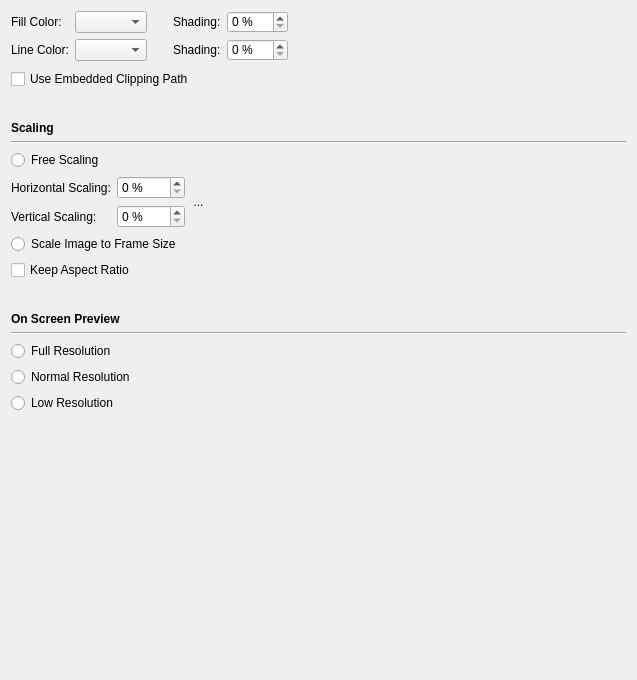
         <widget class="QWidget" name="scrollAreaWidgetContents_2">
          <property name="geometry">
           <rect>
            <x>0</x>
            <y>0</y>
            <width>637</width>
            <height>680</height>
           </rect>
          </property>
          <layout class="QFormLayout" name="formLayout_6">
           <item row="0" column="0">
            <layout class="QGridLayout" name="gridLayout_6">
             <item row="1" column="4">
              <widget class="QSpinBox" name="imageFrameLineShadingSpinBox">
               <property name="suffix">
                <string> %</string>
               </property>
               <property name="maximum">
                <number>100</number>
               </property>
              </widget>
             </item>
             <item row="1" column="0">
              <widget class="QLabel" name="imageLineColorLabel">
               <property name="text">
                <string>Line Color:</string>
               </property>
              </widget>
             </item>
             <item row="0" column="3">
              <widget class="QLabel" name="imageFillShadingLabel">
               <property name="text">
                <string>Shading:</string>
               </property>
              </widget>
             </item>
             <item row="0" column="0">
              <widget class="QLabel" name="imageFillColorLabel">
               <property name="text">
                <string>Fill Color:</string>
               </property>
              </widget>
             </item>
             <item row="0" column="1">
              <widget class="ColorCombo" name="imageFrameFillColorComboBox"/>
             </item>
             <item row="1" column="3">
              <widget class="QLabel" name="imageLineColorShadeLabel">
               <property name="text">
                <string>Shading:</string>
               </property>
              </widget>
             </item>
             <item row="0" column="4">
              <widget class="QSpinBox" name="imageFrameFillShadingSpinBox">
               <property name="suffix">
                <string> %</string>
               </property>
               <property name="maximum">
                <number>100</number>
               </property>
              </widget>
             </item>
             <item row="1" column="1">
              <widget class="ColorCombo" name="imageFrameLineColorComboBox"/>
             </item>
             <item row="0" column="2" rowspan="2">
              <spacer name="horizontalSpacer_16">
               <property name="orientation">
                <enum>Qt::Horizontal</enum>
               </property>
               <property name="sizeType">
                <enum>QSizePolicy::Fixed</enum>
               </property>
               <property name="sizeHint" stdset="0">
                <size>
                 <width>20</width>
                 <height>20</height>
                </size>
               </property>
              </spacer>
             </item>
            </layout>
           </item>
           <item row="0" column="1">
            <spacer name="horizontalSpacer_3">
             <property name="orientation">
              <enum>Qt::Horizontal</enum>
             </property>
             <property name="sizeType">
              <enum>QSizePolicy::Expanding</enum>
             </property>
             <property name="sizeHint" stdset="0">
              <size>
               <width>40</width>
               <height>20</height>
              </size>
             </property>
            </spacer>
           </item>
           <item row="1" column="0">
            <widget class="QCheckBox" name="imageUseEmbeddedClippingPathCheckBox">
             <property name="text">
              <string>Use Embedded Clipping Path</string>
             </property>
            </widget>
           </item>
           <item row="2" column="0">
            <spacer name="verticalSpacer_4">
             <property name="orientation">
              <enum>Qt::Vertical</enum>
             </property>
             <property name="sizeType">
              <enum>QSizePolicy::Fixed</enum>
             </property>
             <property name="sizeHint" stdset="0">
              <size>
               <width>20</width>
               <height>20</height>
              </size>
             </property>
            </spacer>
           </item>
           <item row="3" column="0">
            <widget class="QLabel" name="ScalingLabel">
             <property name="font">
              <font>
               <weight>75</weight>
               <bold>true</bold>
              </font>
             </property>
             <property name="text">
              <string>Scaling</string>
             </property>
            </widget>
           </item>
           <item row="4" column="0" colspan="2">
            <widget class="Line" name="line_2">
             <property name="orientation">
              <enum>Qt::Horizontal</enum>
             </property>
            </widget>
           </item>
           <item row="5" column="0">
            <widget class="QRadioButton" name="imageFreeScalingRadioButton">
             <property name="text">
              <string>Free Scaling</string>
             </property>
             <attribute name="buttonGroup">
              <string notr="true">scalingButtonGroup</string>
             </attribute>
            </widget>
           </item>
           <item row="7" column="0">
            <widget class="QRadioButton" name="imageFrameScalingRadioButton">
             <property name="text">
              <string>Scale Image to Frame Size</string>
             </property>
             <attribute name="buttonGroup">
              <string notr="true">scalingButtonGroup</string>
             </attribute>
            </widget>
           </item>
           <item row="8" column="0">
            <widget class="QCheckBox" name="imageKeepAspectRatioCheckBox">
             <property name="text">
              <string>Keep Aspect Ratio</string>
             </property>
            </widget>
           </item>
           <item row="9" column="0">
            <spacer name="verticalSpacer_5">
             <property name="orientation">
              <enum>Qt::Vertical</enum>
             </property>
             <property name="sizeType">
              <enum>QSizePolicy::Fixed</enum>
             </property>
             <property name="sizeHint" stdset="0">
              <size>
               <width>20</width>
               <height>20</height>
              </size>
             </property>
            </spacer>
           </item>
           <item row="10" column="0">
            <widget class="QLabel" name="OnScreenPreviewLabel">
             <property name="font">
              <font>
               <weight>75</weight>
               <bold>true</bold>
              </font>
             </property>
             <property name="text">
              <string>On Screen Preview</string>
             </property>
            </widget>
           </item>
           <item row="11" column="0" colspan="2">
            <widget class="Line" name="line_4">
             <property name="orientation">
              <enum>Qt::Horizontal</enum>
             </property>
            </widget>
           </item>
           <item row="12" column="0">
            <widget class="QRadioButton" name="onscreenResolutionFullRadioButton">
             <property name="text">
              <string>Full Resolution</string>
             </property>
             <attribute name="buttonGroup">
              <string notr="true">previewButtonGroup</string>
             </attribute>
            </widget>
           </item>
           <item row="13" column="0">
            <widget class="QRadioButton" name="onscreenResolutionNormalRadioButton">
             <property name="text">
              <string>Normal Resolution</string>
             </property>
             <attribute name="buttonGroup">
              <string notr="true">previewButtonGroup</string>
             </attribute>
            </widget>
           </item>
           <item row="14" column="0">
            <widget class="QRadioButton" name="onscreenResolutionLowRadioButton">
             <property name="text">
              <string>Low Resolution</string>
             </property>
             <attribute name="buttonGroup">
              <string notr="true">previewButtonGroup</string>
             </attribute>
            </widget>
           </item>
           <item row="15" column="0">
            <spacer name="verticalSpacer_6">
             <property name="orientation">
              <enum>Qt::Vertical</enum>
             </property>
             <property name="sizeHint" stdset="0">
              <size>
               <width>20</width>
               <height>40</height>
              </size>
             </property>
            </spacer>
           </item>
           <item row="6" column="0">
            <layout class="QFormLayout" name="formLayout_5">
             <item row="0" column="0">
              <layout class="QGridLayout" name="gridLayout_7">
               <item row="1" column="0">
                <widget class="QLabel" name="imageVerticalScaleLabel">
                 <property name="text">
                  <string>Vertical Scaling:</string>
                 </property>
                </widget>
               </item>
               <item row="0" column="1">
                <widget class="QSpinBox" name="imageHorizontalScalingSpinBox">
                 <property name="sizePolicy">
                  <sizepolicy hsizetype="Minimum" vsizetype="Fixed">
                   <horstretch>0</horstretch>
                   <verstretch>0</verstretch>
                  </sizepolicy>
                 </property>
                 <property name="suffix">
                  <string> %</string>
                 </property>
                 <property name="maximum">
                  <number>1000</number>
                 </property>
                </widget>
               </item>
               <item row="0" column="0">
                <widget class="QLabel" name="imageHorizontalScaleLabel">
                 <property name="text">
                  <string>Horizontal Scaling:</string>
                 </property>
                </widget>
               </item>
               <item row="0" column="2" rowspan="2">
                <widget class="LinkButton" name="scalingLockToolButton">
                 <property name="sizePolicy">
                  <sizepolicy hsizetype="Fixed" vsizetype="Preferred">
                   <horstretch>0</horstretch>
                   <verstretch>0</verstretch>
                  </sizepolicy>
                 </property>
                 <property name="minimumSize">
                  <size>
                   <width>15</width>
                   <height>0</height>
                  </size>
                 </property>
                 <property name="maximumSize">
                  <size>
                   <width>15</width>
                   <height>16777215</height>
                  </size>
                 </property>
                 <property name="text">
                  <string>...</string>
                 </property>
                 <property name="checkable">
                  <bool>true</bool>
                 </property>
                 <property name="autoRaise">
                  <bool>true</bool>
                 </property>
                </widget>
               </item>
               <item row="1" column="1">
                <widget class="QSpinBox" name="imageVerticalScalingSpinBox">
                 <property name="sizePolicy">
                  <sizepolicy hsizetype="Minimum" vsizetype="Fixed">
                   <horstretch>0</horstretch>
                   <verstretch>0</verstretch>
                  </sizepolicy>
                 </property>
                 <property name="suffix">
                  <string> %</string>
                 </property>
                 <property name="maximum">
                  <number>1000</number>
                 </property>
                </widget>
               </item>
              </layout>
             </item>
             <item row="0" column="1">
              <spacer name="horizontalSpacer_4">
               <property name="orientation">
                <enum>Qt::Horizontal</enum>
               </property>
               <property name="sizeHint" stdset="0">
                <size>
                 <width>40</width>
                 <height>20</height>
                </size>
               </property>
              </spacer>
             </item>
            </layout>
           </item>
          </layout>
         </widget>
